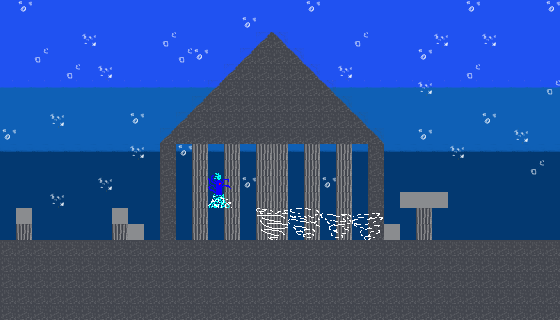

Tiled map render using the project's own tile images. Description and the whole map definition, tile-layer contents included, below:
An orthogonal 35x20 tile map with 16x16 px tiles, 4 tile layers (Floor, Sea, Background, player), 5 tilesets.

<map version="1.8" tiledversion="1.8.2" orientation="orthogonal" renderorder="right-down" width="35" height="20" tilewidth="16" tileheight="16" infinite="0" nextlayerid="6" nextobjectid="1">
 <editorsettings>
  <export target="undersea.json" format="json" />
 </editorsettings>
 <tileset firstgid="1" name="Undersea" tilewidth="16" tileheight="16" tilecount="30" columns="5">
  <image source="../Undersea.png" width="80" height="96" />
 </tileset>
 <tileset firstgid="31" name="swirl" tilewidth="32" tileheight="32" tilecount="4" columns="2">
  <image source="../../spritesheets/swirl.png" width="64" height="64" />
 </tileset>
 <tileset firstgid="35" source="fighter.tsx" />
 <tileset firstgid="89" source="dwarf.tsx" />
 <tileset firstgid="137" source="waterlady.tsx" />
 <layer id="2" name="Floor" width="35" height="20">
  <properties>
   <property name="Collidable" type="bool" value="true" />
  </properties>
  <data encoding="csv">
16,16,16,16,16,16,16,16,16,16,16,16,16,16,16,16,16,16,16,16,16,16,16,16,16,16,16,16,16,16,16,16,16,16,16,
16,0,0,0,0,0,0,0,0,0,0,0,0,0,0,0,0,0,0,0,0,0,0,0,0,0,0,0,0,0,0,0,0,0,16,
16,0,0,0,0,0,0,0,0,0,0,0,0,0,0,0,0,0,0,0,0,0,0,0,0,0,0,0,0,0,0,0,0,0,16,
16,0,0,0,0,0,0,0,0,0,0,0,0,0,0,0,0,0,0,0,0,0,0,0,0,0,0,0,0,0,0,0,0,0,16,
16,0,0,0,0,0,0,0,0,0,0,0,0,0,0,0,0,0,0,0,0,0,0,0,0,0,0,0,0,0,0,0,0,0,16,
16,0,0,0,0,0,0,0,0,0,0,0,0,0,0,0,0,0,0,0,0,0,0,0,0,0,0,0,0,0,0,0,0,0,16,
16,0,0,0,0,0,0,0,0,0,0,0,0,0,0,0,0,0,0,0,0,0,0,0,0,0,0,0,0,0,0,0,0,0,16,
16,0,0,0,0,0,0,0,0,0,0,0,0,0,0,0,0,0,0,0,0,0,0,0,0,0,0,0,0,0,0,0,0,0,16,
16,0,0,0,0,0,0,0,0,0,0,0,0,0,0,0,0,0,0,0,0,0,0,0,0,0,0,0,0,0,0,0,0,0,16,
16,0,0,0,0,0,0,0,0,0,0,0,0,0,0,0,0,0,0,0,0,0,0,0,0,0,0,0,0,0,0,0,0,0,16,
16,0,0,0,0,0,0,0,0,0,0,0,0,0,0,0,0,0,0,0,0,0,0,0,0,0,0,0,0,0,0,0,0,0,16,
16,0,0,0,0,0,0,0,0,0,0,0,0,0,0,0,0,0,0,0,0,0,0,0,0,0,0,0,0,0,0,0,0,0,16,
16,0,0,0,0,0,0,0,0,0,0,0,0,0,0,0,0,0,0,0,0,0,0,0,0,16,16,16,0,0,0,0,0,0,16,
16,16,0,0,0,0,0,16,0,0,0,0,0,0,0,0,0,0,0,0,0,0,0,0,0,0,16,0,0,0,0,0,0,0,16,
16,16,0,0,0,0,0,16,16,0,0,0,0,0,0,0,0,0,0,0,0,0,0,0,16,0,16,0,0,0,0,0,0,0,16,
16,16,16,16,16,16,16,16,16,16,16,16,16,16,16,16,16,16,16,16,16,16,16,16,16,16,16,16,16,16,16,16,16,16,16,
16,16,16,16,16,16,16,16,16,16,16,16,16,16,16,16,16,16,16,16,16,16,16,16,16,16,16,16,16,16,16,16,16,16,16,
16,16,16,16,16,16,16,16,16,16,16,16,16,16,16,16,16,16,16,16,16,16,16,16,16,16,16,16,16,16,16,16,16,16,16,
16,16,16,16,16,16,16,16,16,16,16,16,16,16,16,16,16,16,16,16,16,16,16,16,16,16,16,16,16,16,16,16,16,16,16,
16,16,16,16,16,16,16,16,16,16,16,16,16,16,16,16,16,16,16,16,16,16,16,16,16,16,16,16,16,16,16,16,16,16,16
</data>
 </layer>
 <layer id="3" name="Sea" width="35" height="20">
  <data encoding="csv">
25,25,25,25,25,25,25,25,25,25,25,25,25,25,25,25,25,25,25,25,25,25,25,25,25,25,25,25,25,25,25,25,25,25,25,
25,25,25,25,25,25,25,25,25,25,25,25,25,25,25,25,25,25,25,25,25,25,25,25,25,25,25,25,25,25,25,25,25,25,25,
25,25,25,25,25,25,25,25,25,25,25,25,25,25,25,25,25,25,25,25,25,25,25,25,25,25,25,25,25,25,25,25,25,25,25,
25,25,25,25,25,25,25,25,25,25,25,25,25,25,25,25,25,25,25,25,25,25,25,25,25,25,25,25,25,25,25,25,25,25,25,
25,25,25,25,25,25,25,25,25,25,25,25,25,25,25,25,25,25,25,25,25,25,25,25,25,25,25,25,25,25,25,25,25,25,25,
14,14,14,14,14,14,14,14,14,14,14,14,14,14,14,14,14,14,14,14,14,14,14,14,14,14,14,14,14,14,14,14,14,14,14,
13,13,13,13,13,13,13,13,13,13,13,13,13,13,13,13,13,13,13,13,13,13,13,13,13,13,13,13,13,13,13,13,13,13,13,
13,13,13,13,13,13,13,13,13,13,13,13,13,13,13,13,13,13,13,13,13,13,13,13,13,13,13,13,13,13,13,13,13,13,13,
13,13,13,13,13,13,13,13,13,13,13,13,13,13,13,13,13,13,13,13,13,13,13,13,13,13,13,13,13,13,13,13,13,13,13,
11,11,11,11,11,11,11,11,11,11,11,11,11,11,11,11,11,11,11,11,11,11,11,11,11,11,11,11,11,11,11,11,11,11,11,
12,12,12,12,12,12,12,12,12,12,12,12,12,12,12,12,12,12,12,12,12,12,12,12,12,12,12,12,12,12,12,12,12,12,12,
12,12,12,12,12,12,12,12,12,12,12,12,12,12,12,12,12,12,12,12,12,12,12,12,12,12,12,12,12,12,12,12,12,12,12,
12,12,12,12,12,12,12,12,12,12,12,12,12,12,12,12,12,12,12,12,12,12,12,12,12,12,12,12,12,12,12,12,12,12,12,
12,12,12,12,12,12,12,12,12,12,12,12,12,12,12,12,12,12,12,12,12,12,12,12,12,12,12,12,12,12,12,12,12,12,12,
12,12,12,12,12,12,12,12,12,12,12,12,12,12,12,12,12,12,12,12,12,12,12,12,12,12,12,12,12,12,12,12,12,12,12,
0,0,0,0,0,0,0,0,0,0,0,0,0,0,0,0,0,0,0,0,0,0,0,0,0,0,0,0,0,0,0,0,0,0,0,
0,0,0,0,0,0,0,0,0,0,0,0,0,0,0,0,0,0,0,0,0,0,0,0,0,0,0,0,0,0,0,0,0,0,0,
0,0,0,0,0,0,0,0,0,0,0,0,0,0,0,0,0,0,0,0,0,0,0,0,0,0,0,0,0,0,0,0,0,0,0,
0,0,0,0,0,0,0,0,0,0,0,0,0,0,0,0,0,0,0,0,0,0,0,0,0,0,0,0,0,0,0,0,0,0,0,
0,0,0,0,0,0,0,0,0,0,0,0,0,0,0,0,0,0,0,0,0,0,0,0,0,0,0,0,0,0,0,0,0,0,0
</data>
 </layer>
 <layer id="1" name="Background" width="35" height="20">
  <data encoding="csv">
0,21,0,0,0,0,0,0,0,0,0,0,0,0,0,0,0,0,0,21,0,0,0,0,0,0,0,0,0,21,0,0,0,0,21,
0,0,0,0,0,0,0,0,0,0,0,0,0,0,0,21,0,0,0,0,0,0,0,0,0,0,0,0,0,0,0,0,0,0,0,
0,0,0,0,0,20,0,0,0,0,22,0,0,0,0,0,15,17,0,0,0,0,22,0,0,0,0,20,0,0,20,0,0,0,0,
0,0,22,0,0,0,0,0,0,0,0,22,21,0,0,15,16,16,17,0,0,0,0,0,0,0,21,0,0,0,0,0,0,0,0,
0,0,0,0,22,0,20,0,0,0,0,0,0,0,15,16,16,16,16,17,0,20,0,0,0,0,0,0,0,22,0,0,0,0,0,
0,0,0,0,0,0,0,0,0,0,0,0,0,15,16,16,16,16,16,16,17,0,0,0,0,0,20,0,0,0,0,0,0,0,22,
0,0,0,0,0,0,0,0,0,0,0,0,15,16,16,16,16,16,16,16,16,17,0,0,0,0,0,0,0,0,0,0,0,0,0,
0,0,0,20,0,0,0,0,21,0,0,15,16,16,16,16,16,16,16,16,16,16,17,0,0,0,0,0,0,0,21,0,0,0,0,
21,0,0,0,0,0,0,0,0,0,15,16,16,16,16,16,16,16,16,16,16,16,16,17,0,0,21,0,0,0,0,0,20,0,0,
0,0,0,0,0,0,0,0,20,0,16,21,18,0,18,0,18,18,0,18,0,18,0,16,0,0,0,0,20,0,0,0,0,0,0,
0,0,0,0,0,0,0,0,0,0,16,0,18,0,18,0,18,18,0,18,0,18,0,16,0,0,0,0,0,0,0,0,0,22,0,
0,0,0,0,0,0,20,0,0,0,16,0,18,0,18,21,18,18,0,18,21,18,0,16,0,0,0,0,0,0,0,0,0,0,0,
0,0,0,20,0,0,0,0,0,0,16,0,18,0,18,0,18,18,0,18,0,18,0,16,0,23,23,23,0,0,0,0,0,0,0,
0,23,0,0,0,0,0,23,0,0,16,0,18,0,18,0,18,18,0,18,0,18,0,16,0,0,18,0,0,0,0,0,0,0,0,
0,18,0,0,0,0,0,18,23,0,16,0,18,0,18,0,18,18,0,18,0,18,0,16,23,0,18,0,0,0,0,0,0,0,0,
0,0,0,0,0,0,0,0,0,0,0,0,0,0,0,0,0,0,0,0,0,0,0,0,0,0,0,0,0,0,0,0,0,0,0,
0,0,0,0,0,0,0,0,0,0,0,0,0,0,0,0,0,0,0,0,0,0,0,0,0,0,0,0,0,0,0,0,0,0,0,
0,0,0,0,0,0,0,0,0,0,0,0,0,0,0,0,0,0,0,0,0,0,0,0,0,0,0,0,0,0,0,0,0,0,0,
0,0,0,0,0,0,0,0,0,0,0,0,0,0,0,0,0,0,0,0,0,0,0,0,0,0,0,0,0,0,0,0,0,0,0,
0,0,0,0,0,0,0,0,0,0,0,0,0,0,0,0,0,0,0,0,0,0,0,0,0,0,0,0,0,0,0,0,0,0,0
</data>
 </layer>
 <layer id="5" name="player" width="35" height="20">
  <data encoding="csv">
0,0,0,0,0,0,0,0,0,0,0,0,0,0,0,0,0,0,0,0,0,0,0,0,0,0,0,0,0,0,0,0,0,0,0,
0,0,0,0,0,0,0,0,0,0,0,0,0,0,0,0,0,0,0,0,0,0,0,0,0,0,0,0,0,0,0,0,0,0,0,
0,0,0,0,0,0,0,0,0,0,0,0,0,0,0,0,0,0,0,0,0,0,0,0,0,0,0,0,0,0,0,0,0,0,0,
0,0,0,0,0,0,0,0,0,0,0,0,0,0,0,0,0,0,0,0,0,0,0,0,0,0,0,0,0,0,0,0,0,0,0,
0,0,0,0,0,0,0,0,0,0,0,0,0,0,0,0,0,0,0,0,0,0,0,0,0,0,0,0,0,0,0,0,0,0,0,
0,0,0,0,0,0,0,0,0,0,0,0,0,0,0,0,0,0,0,0,0,0,0,0,0,0,0,0,0,0,0,0,0,0,0,
0,0,0,0,0,0,0,0,0,0,0,0,0,0,0,0,0,0,0,0,0,0,0,0,0,0,0,0,0,0,0,0,0,0,0,
0,0,0,0,0,0,0,0,0,0,0,0,0,0,0,0,0,0,0,0,0,0,0,0,0,0,0,0,0,0,0,0,0,0,0,
0,0,0,0,0,0,0,0,0,0,0,0,0,0,0,0,0,0,0,0,0,0,0,0,0,0,0,0,0,0,0,0,0,0,0,
0,0,0,0,0,0,0,0,0,0,0,0,0,0,0,0,0,0,0,0,0,0,0,0,0,0,0,0,0,0,0,0,0,0,0,
0,0,0,0,0,0,0,0,0,0,0,0,0,0,0,0,0,0,0,0,0,0,0,0,0,0,0,0,0,0,0,0,0,0,0,
0,0,0,0,0,0,0,0,0,0,0,0,0,0,0,0,0,0,0,0,0,0,0,0,0,0,0,0,0,0,0,0,0,0,0,
0,0,0,0,0,0,0,0,0,0,0,0,0,151,0,0,0,0,0,0,0,0,0,0,0,0,0,0,0,0,0,0,0,0,0,
0,0,0,0,0,0,0,0,0,0,0,0,0,0,0,0,0,0,0,0,0,0,0,0,0,0,0,0,0,0,0,0,0,0,0,
0,0,0,0,0,0,0,0,0,0,0,0,0,0,0,0,31,0,32,0,33,0,34,0,0,0,0,0,0,0,0,0,0,0,0,
0,0,0,0,0,0,0,0,0,0,0,0,0,0,0,0,0,0,0,0,0,0,0,0,0,0,0,0,0,0,0,0,0,0,0,
0,0,0,0,0,0,0,0,0,0,0,0,0,0,0,0,0,0,0,0,0,0,0,0,0,0,0,0,0,0,0,0,0,0,0,
0,0,0,0,0,0,0,0,0,0,0,0,0,0,0,0,0,0,0,0,0,0,0,0,0,0,0,0,0,0,0,0,0,0,0,
0,0,0,0,0,0,0,0,0,0,0,0,0,0,0,0,0,0,0,0,0,0,0,0,0,0,0,0,0,0,0,0,0,0,0,
0,0,0,0,0,0,0,0,0,0,0,0,0,0,0,0,0,0,0,0,0,0,0,0,0,0,0,0,0,0,0,0,0,0,0
</data>
 </layer>
</map>
